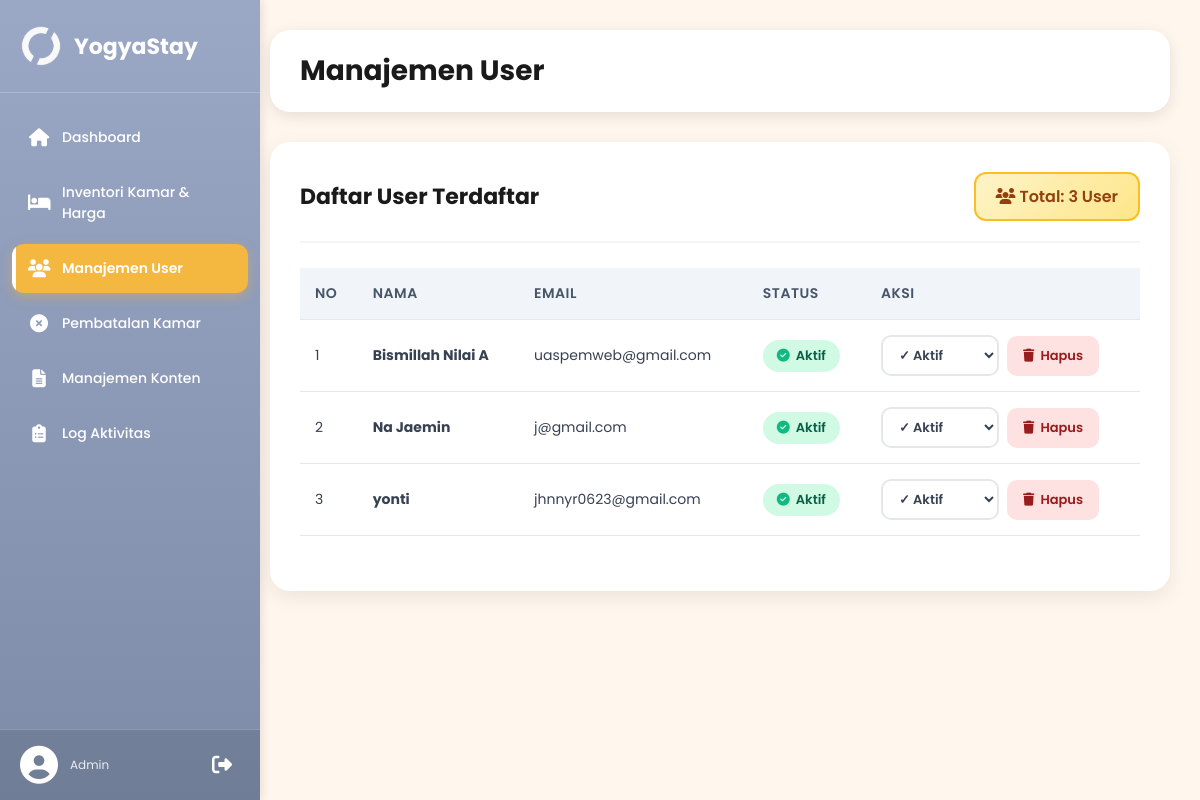
/admin/managemenUser/users.php (signed in), run on the app's committed database.
### tables this page shows
CREATE TABLE `users` (
  `id_user` int(11) NOT NULL,
  `nama` varchar(100) NOT NULL,
  `email` varchar(100) NOT NULL,
  `password` varchar(255) NOT NULL,
  `no_telepon` varchar(20) DEFAULT NULL,
  `role_id` enum('user','admin') NOT NULL DEFAULT 'user',
  `created_at` timestamp NOT NULL DEFAULT current_timestamp(),
  `updated_at` timestamp NOT NULL DEFAULT current_timestamp() ON UPDATE current_timestamp(),
  `status` enum('aktif','nonaktif') NOT NULL DEFAULT 'aktif'
);

### admin/managemenUser/users.php (the view, shortened to what this page needs)
<?php
require_once '../../config.php';
$users_per_page = 10;
$page = isset($_GET['page']) ? (int) $_GET['page'] : 1;
$offset = ($page - 1) * $users_per_page;
$query = mysqli_query($conn, "
    SELECT id_user, nama, email, status, created_at
    FROM users
    WHERE role_id = 'user'
    ORDER BY created_at DESC
    LIMIT $users_per_page OFFSET $offset
");
$total_query = mysqli_query($conn, "SELECT COUNT(*) AS total FROM users WHERE role_id = 'user'");
$total = mysqli_fetch_assoc($total_query)['total'];
?>
<!DOCTYPE html>
<html lang="id">
<head>
    <link rel="stylesheet" href="https://cdnjs.cloudflare.com/ajax/libs/font-awesome/6.5.1/css/all.min.css">
</head>
<body>
    <?php
    if (file_exists('../partials/sidebar.php')) {
        include '../partials/sidebar.php';
    }
    ?>
    <div class="content">
        <div class="topbar">
            <div class="topbar-left">
                <h1 class="page-title">Manajemen User</h1>
            </div>
        </div>
        <section class="user-dashboard">
            <div class="dashboard-header">
                <h2>Daftar User Terdaftar</h2>
                <div class="total-users">
                    <i class="fas fa-users"></i> Total: <?= $total ?> User
                </div>
            </div>
            <?php if (mysqli_num_rows($query) > 0): ?>
                <div class="user-list">
                    <table>
                        <thead>
                            <tr>
                                <th>No</th>
                                <th>Nama</th>
                                <th>Email</th>
                                <th>Status</th>
                                <th>Aksi</th>
                            </tr>
                        </thead>
                        <tbody>
                            <?php
                            $no = $offset + 1;
                            while ($row = mysqli_fetch_assoc($query)):
                                ?>
                                <tr>
                                    <td><?= $no++ ?></td>
                                    <td>
                                        <strong><?= htmlspecialchars($row['nama']); ?></strong>
                                    </td>
                                    <td><?= htmlspecialchars($row['email']); ?></td>
                                    <td>
                                        <?php if ($row['status'] == 'aktif'): ?>
                                            <span class="status-badge status-aktif">
                                                <i class="fas fa-check-circle"></i>
                                                Aktif
                                            </span>
                                        <?php endif; ?>
                                    </td>
                                    <td>
                                        <div class="action-buttons">
                                            <form method="POST" action="users.php?page=<?= $page; ?>" style="margin:0;"
                                                id="form-<?= $row['id_user']; ?>">
                                                <select name="status" class="status-dropdown"
                                                    data-user-id="<?= $row['id_user']; ?>"
                                                    data-user-name="<?= htmlspecialchars($row['nama']); ?>"
                                                    data-current-status="<?= $row['status']; ?>">
                                                    <option value="aktif" <?= $row['status'] == 'aktif' ? 'selected' : ''; ?>>
                                                        ✓ Aktif
                                                    </option>
                                                </select>
                                            </form>
                                            <a href="#"
                                                onclick="confirmDelete(<?= $row['id_user']; ?>, '<?= htmlspecialchars($row['nama']); ?>', <?= $page; ?>); return false;"
                                                class="btn-delete">
                                                <i class="fas fa-trash"></i>
                                                Hapus
                                            </a>
                                        </div>
                                    </td>
                                </tr>
                            <?php endwhile; ?>
                        </tbody>
                    </table>
                </div>
            <?php endif; ?>
        </section>
    </div>
</body>
</html>

### admin/managemenUser/users.php (style rules this page uses)
* { box-sizing: border-box; margin: 0; padding: 0; }
body { font-family: 'Poppins', sans-serif; background: #fff7ed; min-height: 100vh; }
.content { margin-left: 240px; padding: 30px; transition: margin-left 0.3s ease; }
.topbar { display: flex; align-items: center; justify-content: space-between; margin-bottom: 30px; background: white; padding: 20px 30px; border-radius: 20px; box-shadow: 0 4px 15px rgba(0, 0, 0, 0.1); }
.topbar-left { display: flex; align-items: center; gap: 15px; }
.page-title { font-size: 28px; font-weight: 700; color: #1a1a1a; }
.user-dashboard { background: white; border-radius: 20px; padding: 30px; box-shadow: 0 6px 20px rgba(0, 0, 0, 0.08); }
.dashboard-header { display: flex; justify-content: space-between; align-items: center; margin-bottom: 25px; padding-bottom: 20px; border-bottom: 2px solid #f3f4f6; flex-wrap: wrap; gap: 15px; }
.dashboard-header h2 { font-size: 22px; color: #1a1a1a; }
.total-users { background: linear-gradient(135deg, #fef3c7 0%, #fde68a 100%); padding: 10px 20px; border-radius: 12px; font-weight: 600; color: #92400e; border: 2px solid #fbbf24; }
.user-list { overflow-x: auto; margin-bottom: 25px; }
.user-list table { width: 100%; min-width: 700px; border-collapse: collapse; }
.user-list th, .user-list td { padding: 15px; text-align: left; border-bottom: 1px solid #e5e7eb; }
.user-list th { background: #f1f5f9; font-weight: 600; color: #475569; font-size: 14px; text-transform: uppercase; letter-spacing: 0.5px; }
.user-list tbody tr { transition: all 0.2s; }
.user-list td { color: #374151; font-size: 14px; }
.status-badge { display: inline-flex; align-items: center; gap: 6px; padding: 6px 14px; border-radius: 20px; font-weight: 600; font-size: 13px; white-space: nowrap; }
.status-aktif { background: #d1fae5; color: #065f46; }
.status-aktif i { color: #10b981; }
.action-buttons { display: flex; gap: 8px; flex-wrap: wrap; align-items: center; }
.status-dropdown { padding: 8px 12px; border-radius: 10px; border: 2px solid #e5e7eb; background: white; color: #374151; font-weight: 600; font-size: 13px; cursor: pointer; transition: all 0.3s; font-family: 'Poppins', sans-serif; }
.btn-delete { display: inline-flex; align-items: center; gap: 6px; padding: 8px 14px; background: #fee2e2; color: #991b1b; border-radius: 10px; text-decoration: none; font-weight: 600; font-size: 13px; transition: all 0.3s; border: 2px solid transparent; }

### data on the page
users: nama "Bismillah Nilai A", email "uaspemweb@gmail.com", shows "Aktif", status "✓ Aktif"
users: nama "Na Jaemin", email "j@gmail.com", shows "Aktif", status "✓ Aktif"
users: nama "yonti", email "jhnnyr0623@gmail.com", shows "Aktif", status "✓ Aktif"

### other printed values
$total "3"
